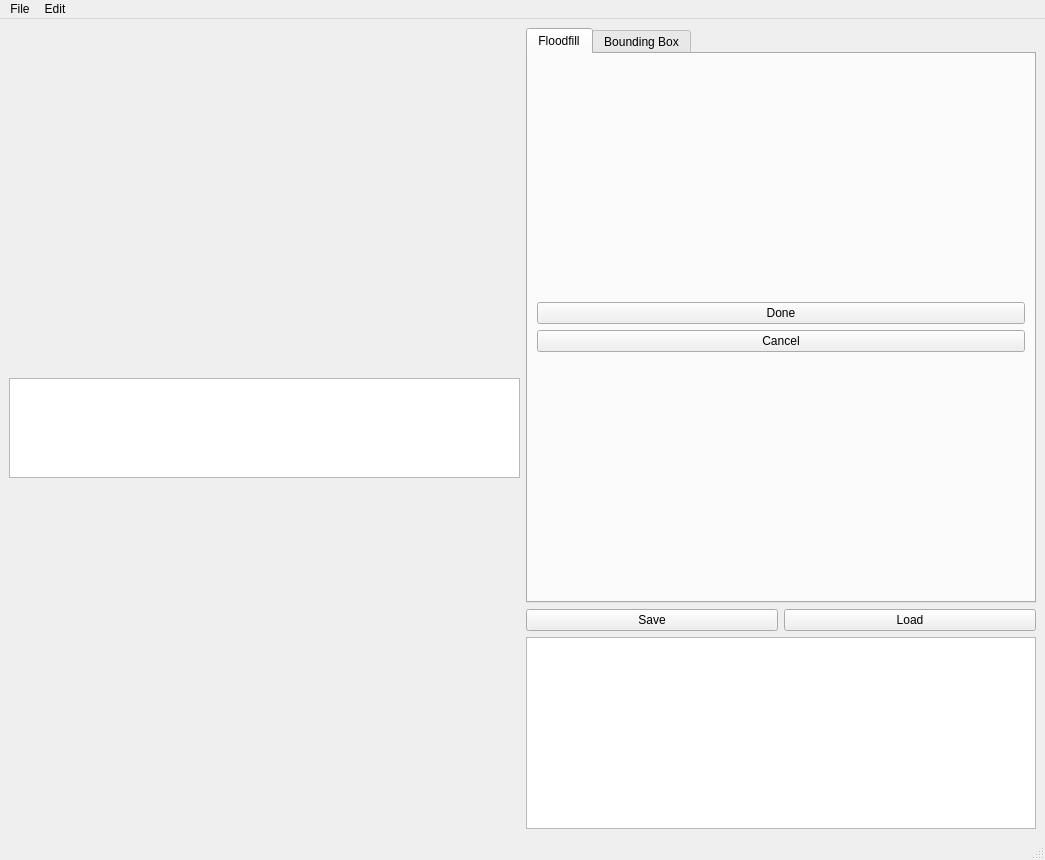
<?xml version="1.0" encoding="UTF-8"?>
<ui version="4.0">
 <class>annotation_app</class>
 <widget class="QMainWindow" name="annotation_app">
  <property name="geometry">
   <rect>
    <x>0</x>
    <y>0</y>
    <width>1045</width>
    <height>860</height>
   </rect>
  </property>
  <property name="windowTitle">
   <string>MainWindow</string>
  </property>
  <widget class="QWidget" name="centralwidget">
   <layout class="QGridLayout" name="gridLayout">
    <item row="0" column="0">
     <layout class="QVBoxLayout" name="visualization_vertical_layout">
      <item>
       <layout class="QVBoxLayout" name="data_display_window"/>
      </item>
      <item>
       <widget class="QTextEdit" name="message_center_text_edit">
        <property name="maximumSize">
         <size>
          <width>16777215</width>
          <height>100</height>
         </size>
        </property>
       </widget>
      </item>
     </layout>
    </item>
    <item row="0" column="1">
     <layout class="QVBoxLayout" name="interaction_vertical_layout">
      <item>
       <widget class="QTabWidget" name="system_mode">
        <property name="enabled">
         <bool>true</bool>
        </property>
        <property name="currentIndex">
         <number>0</number>
        </property>
        <widget class="QWidget" name="floodfill_tab_btn">
         <attribute name="title">
          <string>Floodfill</string>
         </attribute>
         <layout class="QGridLayout" name="gridLayout_3">
          <item row="0" column="0">
           <layout class="QVBoxLayout" name="verticalLayout">
            <item>
             <widget class="QPushButton" name="btn_floodfill_done">
              <property name="text">
               <string>Done</string>
              </property>
             </widget>
            </item>
            <item>
             <widget class="QPushButton" name="btn_floodfill_cancel">
              <property name="text">
               <string>Cancel</string>
              </property>
             </widget>
            </item>
           </layout>
          </item>
         </layout>
        </widget>
        <widget class="QWidget" name="boundingbox_tab_btn">
         <attribute name="title">
          <string>Bounding Box</string>
         </attribute>
         <layout class="QGridLayout" name="gridLayout_2">
          <item row="0" column="0">
           <layout class="QGridLayout" name="boundingbox_interaction_grid_layout">
            <property name="sizeConstraint">
             <enum>QLayout::SetMinAndMaxSize</enum>
            </property>
            <item row="2" column="0">
             <widget class="QLabel" name="label_3">
              <property name="text">
               <string>    Y</string>
              </property>
             </widget>
            </item>
            <item row="2" column="1">
             <widget class="QSlider" name="btn_boundingbox_translation_yVal">
              <property name="orientation">
               <enum>Qt::Horizontal</enum>
              </property>
             </widget>
            </item>
            <item row="3" column="0">
             <widget class="QLabel" name="label_4">
              <property name="text">
               <string>    Z</string>
              </property>
             </widget>
            </item>
            <item row="3" column="1">
             <widget class="QSlider" name="btn_boundingbox_translation_zVal">
              <property name="orientation">
               <enum>Qt::Horizontal</enum>
              </property>
             </widget>
            </item>
            <item row="4" column="0">
             <widget class="QLabel" name="label_5">
              <property name="text">
               <string>Rotation</string>
              </property>
             </widget>
            </item>
            <item row="4" column="1">
             <widget class="QPushButton" name="btn_boundingbox_rotation_reset">
              <property name="text">
               <string>Reset</string>
              </property>
             </widget>
            </item>
            <item row="5" column="0">
             <widget class="QLabel" name="label_6">
              <property name="text">
               <string>    X</string>
              </property>
             </widget>
            </item>
            <item row="5" column="1">
             <widget class="QSlider" name="btn_boundingbox_rotation_xVal">
              <property name="orientation">
               <enum>Qt::Horizontal</enum>
              </property>
             </widget>
            </item>
            <item row="10" column="1">
             <widget class="QSlider" name="btn_boundingbox_scaling_yVal">
              <property name="orientation">
               <enum>Qt::Horizontal</enum>
              </property>
             </widget>
            </item>
            <item row="11" column="1">
             <widget class="QSlider" name="btn_boundingbox_scaling_zVal">
              <property name="orientation">
               <enum>Qt::Horizontal</enum>
              </property>
             </widget>
            </item>
            <item row="6" column="0">
             <widget class="QLabel" name="label_7">
              <property name="text">
               <string>    Y</string>
              </property>
             </widget>
            </item>
            <item row="9" column="0">
             <widget class="QLabel" name="label_10">
              <property name="text">
               <string>    X</string>
              </property>
             </widget>
            </item>
            <item row="12" column="1">
             <widget class="QPushButton" name="btn_boundingbox_crop">
              <property name="text">
               <string>Crop</string>
              </property>
             </widget>
            </item>
            <item row="8" column="1">
             <widget class="QPushButton" name="btn_boundingbox_scaling_reset">
              <property name="text">
               <string>Reset</string>
              </property>
             </widget>
            </item>
            <item row="10" column="0">
             <widget class="QLabel" name="label_11">
              <property name="text">
               <string>    Y</string>
              </property>
             </widget>
            </item>
            <item row="7" column="0">
             <widget class="QLabel" name="label_8">
              <property name="text">
               <string>    Z</string>
              </property>
             </widget>
            </item>
            <item row="7" column="1">
             <widget class="QSlider" name="btn_boundingbox_rotation_zVal">
              <property name="orientation">
               <enum>Qt::Horizontal</enum>
              </property>
             </widget>
            </item>
            <item row="11" column="0">
             <widget class="QLabel" name="label_12">
              <property name="text">
               <string>    Z</string>
              </property>
             </widget>
            </item>
            <item row="9" column="1">
             <widget class="QSlider" name="btn_boundingbox_scaling_xVal">
              <property name="orientation">
               <enum>Qt::Horizontal</enum>
              </property>
             </widget>
            </item>
            <item row="6" column="1">
             <widget class="QSlider" name="btn_boundingbox_rotation_yVal">
              <property name="orientation">
               <enum>Qt::Horizontal</enum>
              </property>
             </widget>
            </item>
            <item row="8" column="0">
             <widget class="QLabel" name="label_9">
              <property name="text">
               <string>Scaling</string>
              </property>
             </widget>
            </item>
            <item row="0" column="1">
             <widget class="QPushButton" name="btn_boundingbox_translation_reset">
              <property name="text">
               <string>Reset</string>
              </property>
             </widget>
            </item>
            <item row="0" column="0">
             <widget class="QLabel" name="label">
              <property name="text">
               <string>Translation</string>
              </property>
             </widget>
            </item>
            <item row="1" column="0">
             <widget class="QLabel" name="label_2">
              <property name="text">
               <string>    X</string>
              </property>
             </widget>
            </item>
            <item row="1" column="1">
             <widget class="QSlider" name="btn_boundingbox_translation_xVal">
              <property name="orientation">
               <enum>Qt::Horizontal</enum>
              </property>
             </widget>
            </item>
           </layout>
          </item>
         </layout>
        </widget>
       </widget>
      </item>
      <item>
       <layout class="QHBoxLayout" name="common_btn_horizontal_layout">
        <item>
         <widget class="QPushButton" name="common_save_btn">
          <property name="text">
           <string>Save</string>
          </property>
         </widget>
        </item>
        <item>
         <widget class="QPushButton" name="common_load_btn">
          <property name="text">
           <string>Load</string>
          </property>
         </widget>
        </item>
       </layout>
      </item>
      <item>
       <widget class="QListWidget" name="segment_list">
        <property name="sizePolicy">
         <sizepolicy hsizetype="Expanding" vsizetype="Minimum">
          <horstretch>0</horstretch>
          <verstretch>0</verstretch>
         </sizepolicy>
        </property>
       </widget>
      </item>
     </layout>
    </item>
   </layout>
  </widget>
  <widget class="QMenuBar" name="menubar">
   <property name="geometry">
    <rect>
     <x>0</x>
     <y>0</y>
     <width>1045</width>
     <height>22</height>
    </rect>
   </property>
   <widget class="QMenu" name="menuFile">
    <property name="title">
     <string>File</string>
    </property>
    <addaction name="actionOpen"/>
    <addaction name="actionSave"/>
    <addaction name="actionSave_As"/>
   </widget>
   <widget class="QMenu" name="menuEdit">
    <property name="title">
     <string>Edit</string>
    </property>
   </widget>
   <addaction name="menuFile"/>
   <addaction name="menuEdit"/>
  </widget>
  <widget class="QStatusBar" name="statusbar"/>
  <action name="actionOpen">
   <property name="text">
    <string>Open</string>
   </property>
  </action>
  <action name="actionSave">
   <property name="text">
    <string>Save</string>
   </property>
  </action>
  <action name="actionSave_As">
   <property name="text">
    <string>Save As</string>
   </property>
  </action>
 </widget>
 <resources/>
 <connections/>
</ui>
